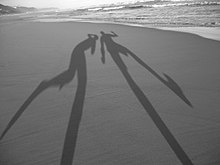
#> input picture cod_tests/shadow.jpg, 220 x 165 px
$ python -i test4.py   (imports and definitions only)
#> lines starting #> are read from the running program, lines starting #| are printed output that depends on the picture
import numpy as np
import argparse
import imutils
import cv2
import time
from skimage import exposure
import pdb
from torchvision import models
import torchvision.transforms as T

def roi(frame, vertices):
    mak = np.zeros_like(frame)
    cv2.fillPoly(mak, vertices, 255)
    mask = cv2.bitwise_and(frame, mak)
    return mask

def process_frame(original):
    #kernel = cv2.getStructuringElement(cv2.MORPH_ELLIPSE, (2, 2))
    frame = cv2.cvtColor(original, cv2.COLOR_BGR2GRAY)
    frame = cv2.medianBlur(frame, 3)
    #frame = cv2.Canny(frame, threshold1=200, threshold2=300)
    vertices = np.array([[0,500],[0,300],[520,100],[550,100],[500,500],], np.int32)
    frame = roi(frame, [vertices])
    return frame

path = 'C:/Users/manas/Documents/PROJETO_SEGMENTAÇÃO_DE_VIDEOS/STRANS/cam02.AVI'
ap = argparse.ArgumentParser()
# [6 lines not run here, left out]
# [1 line that did not run here, left out]
frames = []
# [4 lines not run here, left out]
medianFrame = np.median(frames, axis=0).astype(dtype=np.uint8)
# [1 line not run here, left out]
# [1 line that did not run here, left out]
#grayMedianFrame = exposure.equalize_hist(medianFrame)
#grayMedianFrame = cv2.cvtColor(medianFrame, cv2.COLOR_BGR2GRAY)
grayMedianFrame = medianFrame.copy()
# [2 lines not run here, left out]
subtractor1 = cv2.createBackgroundSubtractorMOG2(10000, 16, 1)
subtractor4 = cv2.createBackgroundSubtractorKNN(dist2Threshold=1000, detectShadows=True)


# [19 lines not run here, left out]

>>> import cv2
>>> picture = cv2.imread('shadow.jpg')
#> picture is the input picture: shape (165, 220, 3); min 44, max 255, mean 117.3
>>> result = process_frame(picture)
#> in process_frame (call 2), `frame = cv2.medianBlur(frame, 3)`:
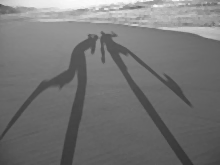
#> frame: shape (165, 220); min 48, max 252, mean 117.4
#> in roi, `cv2.fillPoly(mak, vertices, 255)`: mak: shape (165, 220); every value is 0
